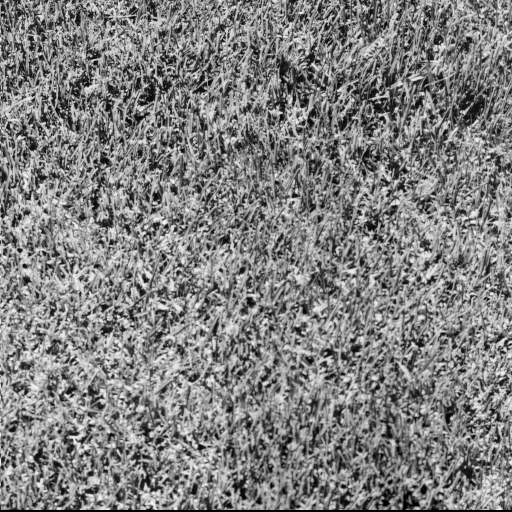
#> input picture ImagesForTest/Planar/1.1.01.tiff, 512 x 512 px, found by its file name; its folder holds only this picture in this run
$ python original_proposes_in_planar.py
#> lines starting #> are read from the running program, lines starting #| are printed output that depends on the picture
### to_clean/aplications/mylibs/tools.py
from math import *
from numpy import *
import pprint

class Tools(object):

	# [45 lines left out: functions selectCoefficients, __chunks, not called in this run]

	@staticmethod
	def umount(data, newdimension):
		if len(newdimension) == 1:
			return(list(Tools.__chunks(data, newdimension[0])))
		elif len(newdimension) == 2:
			nrows, ncols = newdimension
			h, w = data.shape
			return (data.reshape(h//nrows, nrows, -1, ncols)
				.swapaxes(1,2)
				.reshape(-1, nrows, ncols))

	@staticmethod
	def remount(data, newdimension):
		if len(newdimension) == 1:
			returnedList = []
			for chunk in data:
				for value in chunk:
					returnedList += [value]
			return(returnedList)
		elif len(newdimension) == 2:
			h, w = newdimension
			n, nrows, ncols = data.shape
			return (data.reshape(h//nrows, -1, nrows, ncols)
				.swapaxes(1,2)
				.reshape(h, w))


### to_clean/aplications/main/original_proposes_in_planar.py
import os
import csv
from numpy import *
from time import time
from skimage.io import imread
from skimage.metrics import peak_signal_noise_ratio, structural_similarity
from skimage.transform import resize as resize2
from scipy import signal
from matplotlib import pyplot as plot
from pdb import set_trace as pause
from tqdm import tqdm
from operator import itemgetter
from ..mylibs.matrixes import *
from ..mylibs.tools import Tools

# DEFINIÇÃO DE FUNÇÕES

def calculate_matrix_of_transformation(k:int) -> ndarray:
#> called with k = 8
	row = 0
	alpha = 0.0
	transformation_matrix = zeros((k, k), float64)
	while(row < k):
		if row == 0:
			alpha = 1 / (k ** 0.5)
		else:
			alpha = (2 / k) ** 0.5
		col = 0
		while(col < k):
			transformation_matrix[row][col] = alpha * cos((pi * row * (2 * col + 1)) / (2 * k))
			col += 1
		row += 1
	return transformation_matrix
""" Calcula a matriz de transformação com base no tamanho do bloco """

def adjust_quantization(quality_factor:int, quantization_matrix:ndarray) -> ndarray:
	s = 0.0
	if quality_factor < 50:
		s = 5_000 / quality_factor
	else:
		s = 200 - (2 * quality_factor)
	resulting_matrix = floor((s * quantization_matrix + 50) / 100)
	return resulting_matrix
""" Calcula a matriz de quantização dado um fator de quantização """

def bpp(quantized_image:ndarray):
	return count_nonzero(logical_not(isclose(quantized_image, 0))) * 8 / (quantized_image.shape[0]*quantized_image.shape[1])
""" Calcula a quantos bits são necessário por pixel"""

def compute_scale_matrix(transformation_matrix:ndarray) -> matrix:
	scale_matrix = matrix(sqrt(linalg.inv(dot(transformation_matrix, transformation_matrix.T))))
	scale_vector = matrix(diag(scale_matrix))
	return scale_matrix, scale_vector
""" Matrix diagonal e elementos da matriz diagonal vetorizados """

def np2_round(quantization_matrix:matrix) -> matrix:
	return power(2, around(log2(quantization_matrix)))
""" Função que calcula as potencias de dois mais próximas de uma dada matriz - Oliveira """

def np2_ceil(quantization_matrix:matrix) -> matrix:
	return power(2, ceil(log2(quantization_matrix))) # Não usar
""" Função de transformação de uma matriz em uma matriz de potências de dois - Brahimi """

# [36 lines left out: functions map_k_and_el, build_LUT, not called in this run]
""" Constroi a Look-up-table da imagem com base em sua altura """


def printLUT(k_lut:ndarray, min_lut:ndarray, max_lut:ndarray):
        for idx in range(len(k_lut)):
            print(k_lut[idx], "%.4f" % min_lut[idx], "%.4f" % max_lut[idx])


# [84 lines left out: functions QtildeAtEl, prepareQPhi, WSSSIM, WSPSNR, not called in this run]


# MAIN --------------------------------------------------------------------------------------------------
# Pré processamento
path_images = os.getcwd() + "/images_for_tests/planar/"
T = calculate_matrix_of_transformation(8)
SO, so = compute_scale_matrix(TO)
SB, sb = compute_scale_matrix(TB)
SR, sr = compute_scale_matrix(TR)
ZO = dot(so.T, so)
ZB = dot(sb.T, sb)
ZR = dot(sr.T, sr)

quantization_factor = range(5, 100, 5)
results = []
target = 1
processed_images = 0
files = os.listdir(path_images)
full_path = ''
for file in files:
	if not os.path.isdir(path_images + file) and file.endswith(".tiff"):
		#if processed_images == target:
			#break
		full_path = os.path.join(path_images, file)
		image = imread(full_path, as_gray=True).astype(float)
#> image: shape (512, 512) float64; min 0, max 247, mean 128.7
		#image = resize2(image, (128, 256), anti_aliasing=True)


		if image.max() <= 1:
			image = around(255*image)
		h, w = image.shape
#> h = 512; w = 512
		A = Tools.umount(image, (8, 8))# - 128
		print(f"{file} - {h}x{w} - {processed_images+1}/{len(files)}")
#| 1.1.01.tiff - 512x512 - 1/1

		ZT_tiled = tile(asarray([T]), (A.shape[0], 1, 1))
		ZO_tiled = tile(asarray([ZO]), (A.shape[0], 1, 1))
		ZB_tiled = tile(asarray([ZB]), (A.shape[0], 1, 1))
		ZR_tiled = tile(asarray([ZR]), (A.shape[0], 1, 1))

		BUFFER = {'JPEG': {'PSNR':[], 'SSIM':[], 'BPP':[]},
					'OLIVEIRA': {'PSNR':[], 'SSIM':[], 'BPP':[]},
					'BRAHIMI': {'PSNR':[], 'SSIM':[], 'BPP':[]},
					'RAIZA': {'PSNR':[], 'SSIM':[], 'BPP':[]},
					'DE_SIMONE': {'PSNR':[], 'SSIM':[], 'BPP':[]},
					'ARAAR': {'PSNR':[], 'SSIM':[], 'BPP':[]}}


		for QF in quantization_factor:
			QOliveira = adjust_quantization(QF, Q0)

			# JPEG
			JpegPrime1 = einsum('mij, jk -> mik', einsum('ij, mjk -> mik', T, A), T.T)
			JpegPrime2 = multiply(around(divide(JpegPrime1, QOliveira)), QOliveira)
			JpegPrime3 = einsum('mij, jk -> mik', einsum('ij, mjk -> mik', T.T, JpegPrime2), T)
			B = clip(Tools.remount(JpegPrime3, (h, w)), 0, 255)
			JpegPrime2 = JpegPrime2.reshape(h, w)
			BUFFER['JPEG']['PSNR'].append(peak_signal_noise_ratio(image, B, data_range=255))
			BUFFER['JPEG']['SSIM'].append(structural_similarity(image, B, data_range=255))
			BUFFER['JPEG']['BPP'].append(bpp(JpegPrime2))
			del JpegPrime1; del JpegPrime2; del JpegPrime3; del B

			# OLIVEIRA
			OliveiraPrime1 = einsum('mij, jk -> mik', einsum('ij, mjk -> mik', TO, A), TO.T)
			QOliveiraForward = asarray(np2_round(divide(QOliveira, ZO)))
			QOliveiraBackward = asarray(np2_round(multiply(QOliveira, ZO)))
			OliveiraPrime2 = multiply(around(divide(OliveiraPrime1, QOliveiraForward)), QOliveiraBackward)
			OliveiraPrime3 = einsum('mij, jk -> mik', einsum('ij, mjk -> mik', TO.T, OliveiraPrime2), TO)
			C = clip(Tools.remount(OliveiraPrime3, (h, w)), 0, 255)
			OliveiraPrime2 = OliveiraPrime2.reshape(h, w)
			BUFFER['OLIVEIRA']['PSNR'].append(peak_signal_noise_ratio(image, C, data_range=255))
			BUFFER['OLIVEIRA']['SSIM'].append(structural_similarity(image, C, data_range=255))
			BUFFER['OLIVEIRA']['BPP'].append(bpp(OliveiraPrime2))
			del OliveiraPrime1; del OliveiraPrime2; del OliveiraPrime3; del C; del QOliveiraForward; del QOliveiraBackward

			# RAIZA
			RaizaPrime1 = einsum('mij, jk -> mik', einsum('ij, mjk -> mik', TR, A), TR.T)
			QRaizaForward = asarray(divide(QOliveira, ZR))
			QRaizaBackward = asarray(multiply(QOliveira, ZR))
			RaizaPrime2 = multiply(around(divide(RaizaPrime1, QRaizaForward)), QRaizaBackward)
			RaizaPrime3 = einsum('mij, jk -> mik', einsum('ij, mjk -> mik', TR.T, RaizaPrime2), TR)
			D = clip(Tools.remount(RaizaPrime3, (h, w)), 0, 255)
			RaizaPrime2 = RaizaPrime2.reshape(h, w)
			BUFFER['RAIZA']['PSNR'].append(peak_signal_noise_ratio(image, D, data_range=255))
			BUFFER['RAIZA']['SSIM'].append(structural_similarity(image, D, data_range=255))
			BUFFER['RAIZA']['BPP'].append(bpp(RaizaPrime2))
			del RaizaPrime1; del RaizaPrime2; del RaizaPrime3; del D; del QRaizaForward; del QRaizaBackward; del QOliveira

			# BRAHIMI
			QBrahimi = adjust_quantization(QF, QB)
			BrahimiPrime1 = einsum('mij, jk -> mik', einsum('ij, mjk -> mik', TB, A), TB.T)
			QBrahimiForward = asarray(np2_ceil(divide(QBrahimi, ZB)))
			QBrahimiBackward = asarray(np2_ceil(multiply(QBrahimi, ZB)))
			BrahimiPrime2 = multiply(around(divide(BrahimiPrime1, QBrahimiForward)), QBrahimiBackward)
			BrahimiPrime3 = einsum('mij, jk -> mik', einsum('ij, mjk -> mik', TB.T, BrahimiPrime2), TB)
			E = clip(Tools.remount(BrahimiPrime3, (h, w)), 0, 255)
			BrahimiPrime2 = BrahimiPrime2.reshape(h, w)
			BUFFER['BRAHIMI']['PSNR'].append(peak_signal_noise_ratio(image, E, data_range=255))
			BUFFER['BRAHIMI']['SSIM'].append(structural_similarity(image, E, data_range=255))
			BUFFER['BRAHIMI']['BPP'].append(bpp(BrahimiPrime2))
			del BrahimiPrime1; del BrahimiPrime2; del BrahimiPrime3; del E; del QBrahimiForward; del QBrahimiBackward; del QBrahimi

			# ARAAR
			QAraar = np2_round(adjust_quantization(QF, Qhvs))
			AraarPrime1 = einsum('mij, jk -> mik', einsum('ij, mjk -> mik', T, A), T.T)
			AraarPrime2 = multiply(around(divide(AraarPrime1, QAraar)), QAraar)
			AraarPrime3 = einsum('mij, jk -> mik', einsum('ij, mjk -> mik', T.T, AraarPrime2), T)
			F = clip(Tools.remount(AraarPrime3, (h, w)), 0, 255)
			AraarPrime2 = AraarPrime2.reshape(h, w)
			BUFFER['ARAAR']['PSNR'].append(peak_signal_noise_ratio(image, F, data_range=255))
			BUFFER['ARAAR']['SSIM'].append(structural_similarity(image, F, data_range=255))
			BUFFER['ARAAR']['BPP'].append(bpp(AraarPrime2))
			del AraarPrime1; del AraarPrime2; del AraarPrime3; del F; del QAraar
#> this loop made 19 passes
#> pass 1, `B = clip(Tools.remount(JpegPrime3, (h, w)), 0, 255)`:
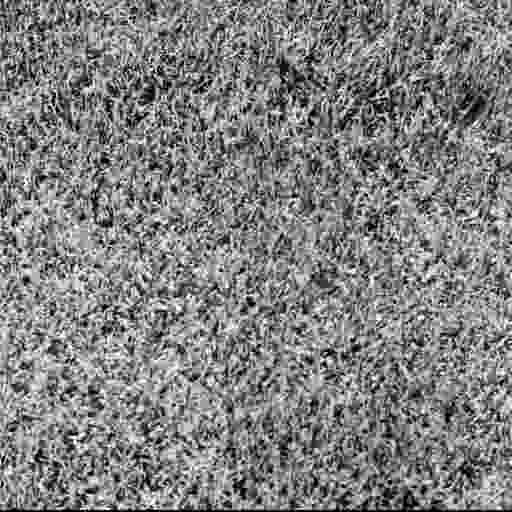
#> B: shape (512, 512) float64; min 0, max 255, mean 128.8
#> pass 1, `JpegPrime2 = JpegPrime2.reshape(h, w)`:
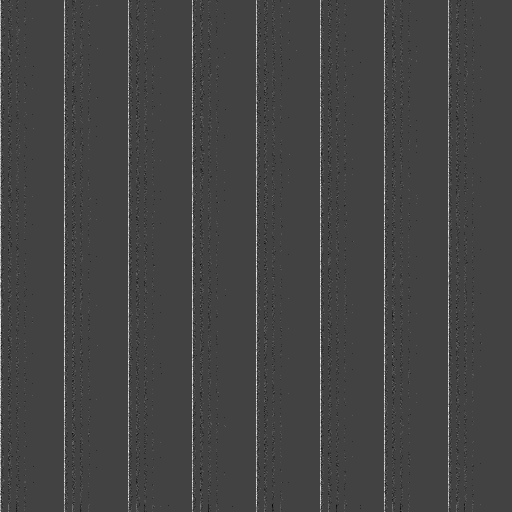
#> JpegPrime2: shape (512, 512) float64; min -560, max 1600, mean 16.1; drawn with min black and max white
#> pass 1, `C = clip(Tools.remount(OliveiraPrime3, (h, w)), 0, 255)`:
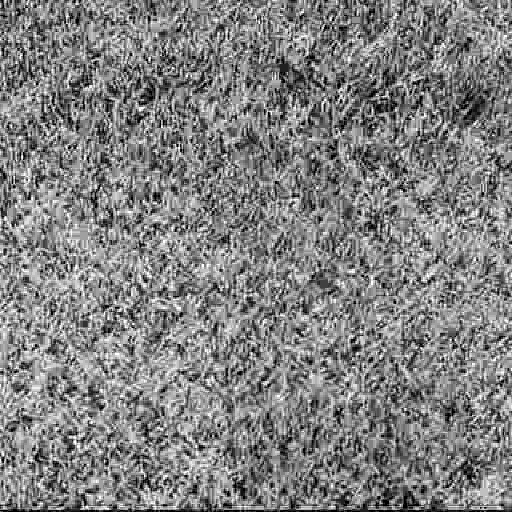
#> C: shape (512, 512) float64; min 0, max 255, mean 128.7

		processed_images += 1
		results.append({'File name':file, 'Method':"JPEG", 'PSNR':BUFFER['JPEG']['PSNR'], 'SSIM':BUFFER['JPEG']['SSIM'], 'BPP':BUFFER['JPEG']['BPP']})
		results.append({'File name':file, 'Method':"OLIVEIRA", 'PSNR':BUFFER['OLIVEIRA']['PSNR'], 'SSIM':BUFFER['OLIVEIRA']['SSIM'], 'BPP':BUFFER['OLIVEIRA']['BPP']})
		results.append({'File name':file, 'Method':"BRAHIMI", 'PSNR':BUFFER['BRAHIMI']['PSNR'], 'SSIM':BUFFER['BRAHIMI']['SSIM'], 'BPP':BUFFER['BRAHIMI']['BPP']})
		results.append({'File name':file, 'Method':"RAIZA", 'PSNR':BUFFER['RAIZA']['PSNR'], 'SSIM':BUFFER['RAIZA']['SSIM'], 'BPP':BUFFER['RAIZA']['BPP']})
		results.append({'File name':file, 'Method':"ARAAR", 'PSNR':BUFFER['ARAAR']['PSNR'], 'SSIM':BUFFER['ARAAR']['SSIM'], 'BPP':BUFFER['ARAAR']['BPP']})
results = sorted(results, key=itemgetter('File name'))


destination = os.getcwd() + '/aplications/main/results/'
fieldnames = ['File name', 'Method', 'PSNR', 'SSIM', 'BPP']
with open(destination + 'original_proposes_in_planar.csv', 'w') as csv_file:
	writer = csv.DictWriter(csv_file, fieldnames)
	writer.writeheader()
	for result in results:
		writer.writerow(result)

print('Processamento finalizado')

$ run again, on ImagesForTest/Planar/1.1.06.tiff
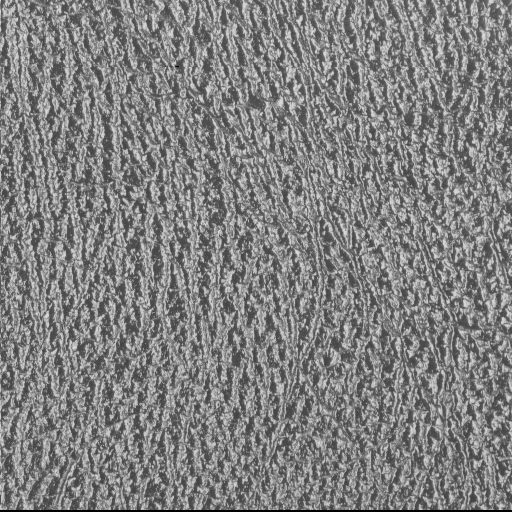
#> input picture ImagesForTest/Planar/1.1.06.tiff, 512 x 512 px, found by its file name
#| 1.1.06.tiff - 512x512 - 1/1
#> the loop `for QF in quantization_factor:` made 19 passes
#> pass 1, `JpegPrime2 = JpegPrime2.reshape(h, w)`:
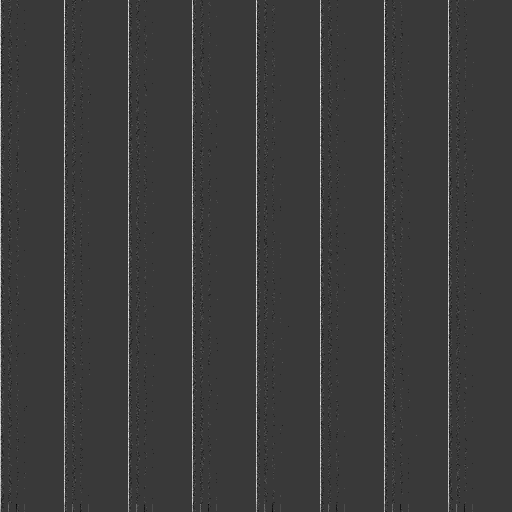
#> JpegPrime2: shape (512, 512) float64; min -420, max 1440, mean 16.2; drawn with min black and max white
#> pass 1, `C = clip(Tools.remount(OliveiraPrime3, (h, w)), 0, 255)`:
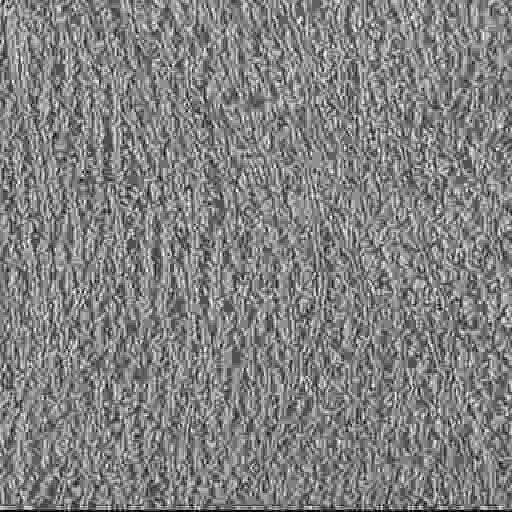
#> C: shape (512, 512) float64; min 0, max 255, mean 128.9

$ run again, on ImagesForTest/Planar/1.1.07.tiff
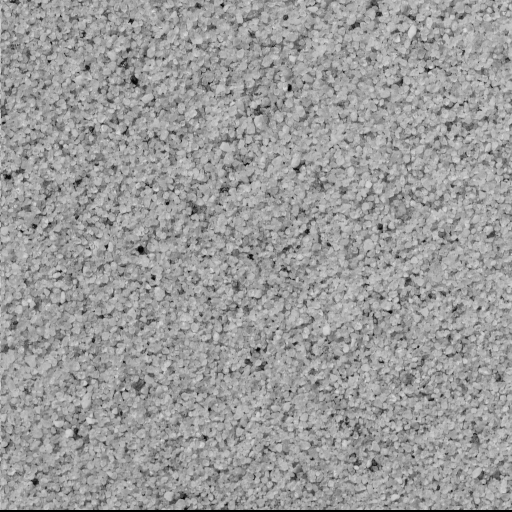
#> input picture ImagesForTest/Planar/1.1.07.tiff, 512 x 512 px, found by its file name
#| 1.1.07.tiff - 512x512 - 1/1
#> the loop `for QF in quantization_factor:` made 19 passes
#> pass 1, `JpegPrime2 = JpegPrime2.reshape(h, w)`:
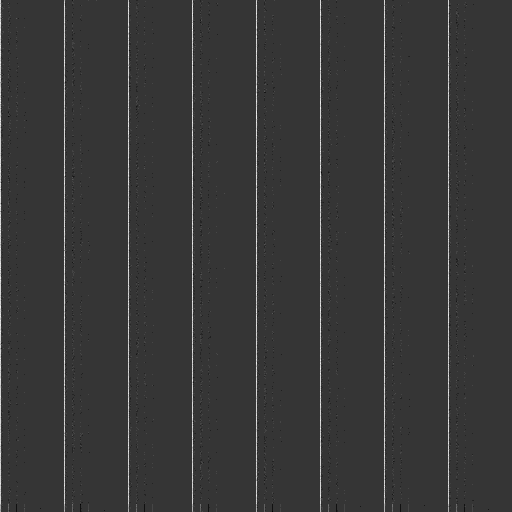
#> JpegPrime2: shape (512, 512) float64; min -420, max 1600, mean 19.6; drawn with min black and max white
#> pass 1, `C = clip(Tools.remount(OliveiraPrime3, (h, w)), 0, 255)`:
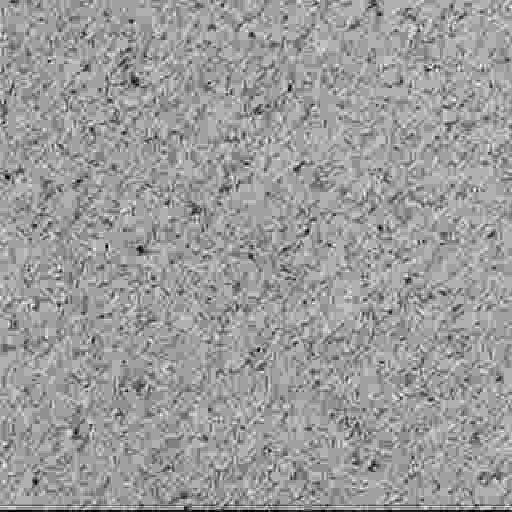
#> C: shape (512, 512) float64; min 0, max 255, mean 155.8

$ run again, on ImagesForTest/Planar/1.1.09.tiff
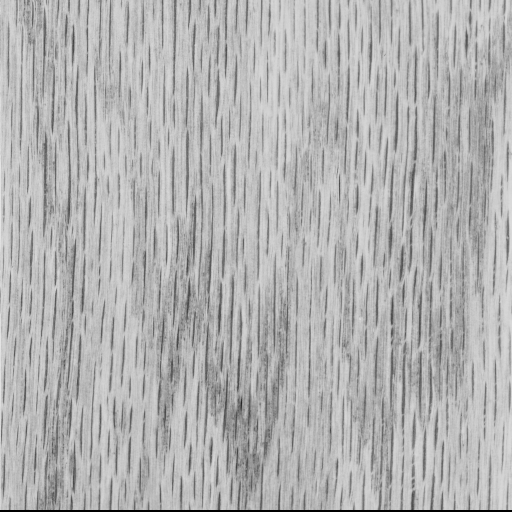
#> input picture ImagesForTest/Planar/1.1.09.tiff, 512 x 512 px, found by its file name
#| 1.1.09.tiff - 512x512 - 1/1
#> the loop `for QF in quantization_factor:` made 19 passes
#> pass 1, `JpegPrime2 = JpegPrime2.reshape(h, w)`:
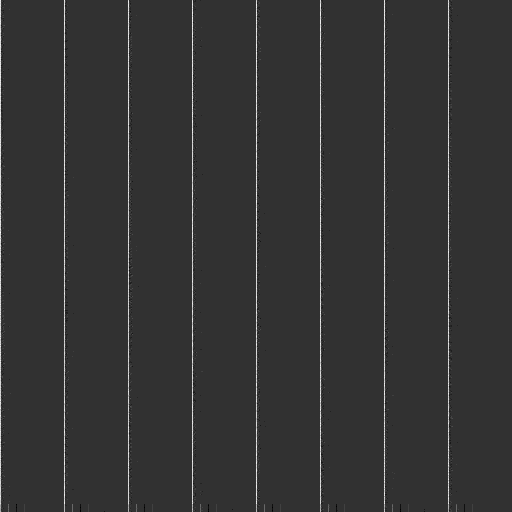
#> JpegPrime2: shape (512, 512) float64; min -420, max 1760, mean 22.5; drawn with min black and max white
#> pass 1, `C = clip(Tools.remount(OliveiraPrime3, (h, w)), 0, 255)`:
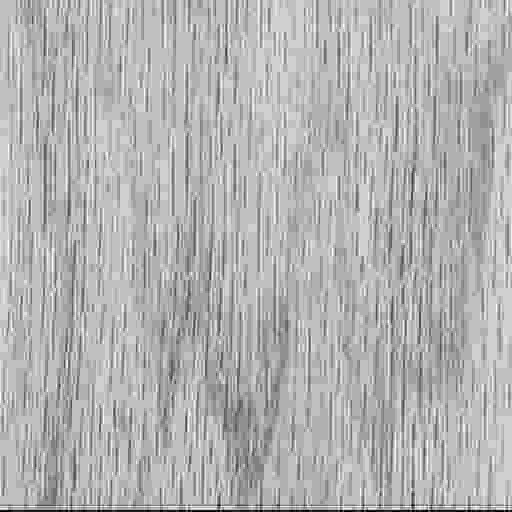
#> C: shape (512, 512) float64; min 0, max 255, mean 178.5

$ run again, on ImagesForTest/Planar/1.1.02.tiff
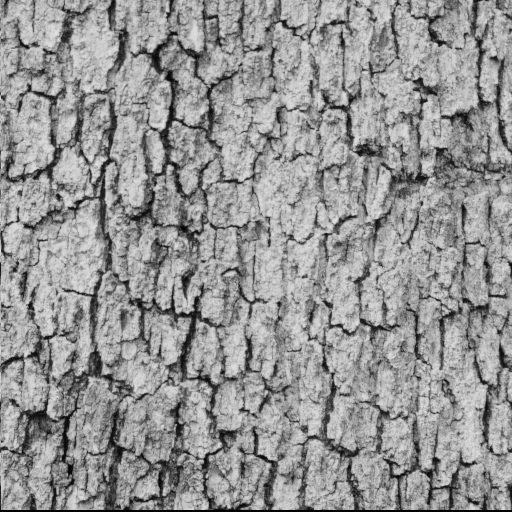
#> input picture ImagesForTest/Planar/1.1.02.tiff, 512 x 512 px, found by its file name
#| 1.1.02.tiff - 512x512 - 1/1
#> the loop `for QF in quantization_factor:` made 19 passes
#> pass 1, `JpegPrime2 = JpegPrime2.reshape(h, w)`:
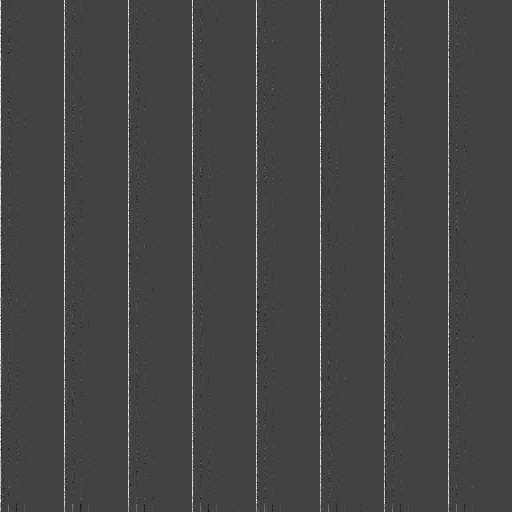
#> JpegPrime2: shape (512, 512) float64; min -560, max 1600, mean 18.6; drawn with min black and max white
#> pass 1, `C = clip(Tools.remount(OliveiraPrime3, (h, w)), 0, 255)`:
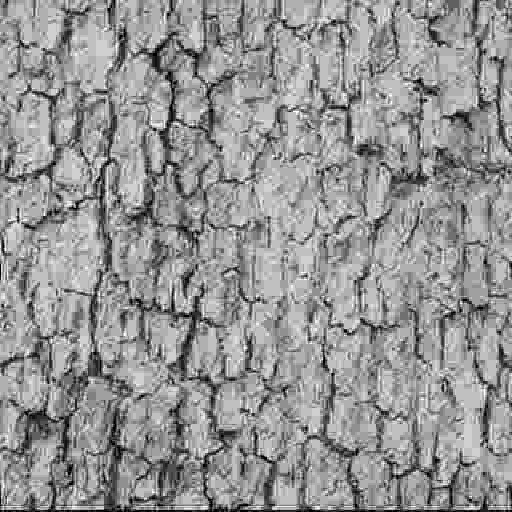
#> C: shape (512, 512) float64; min 0, max 255, mean 148.6
